Frame 1 (no input): blank canvas, image omitted
Frame 60 (no input): blank canvas, image omitted
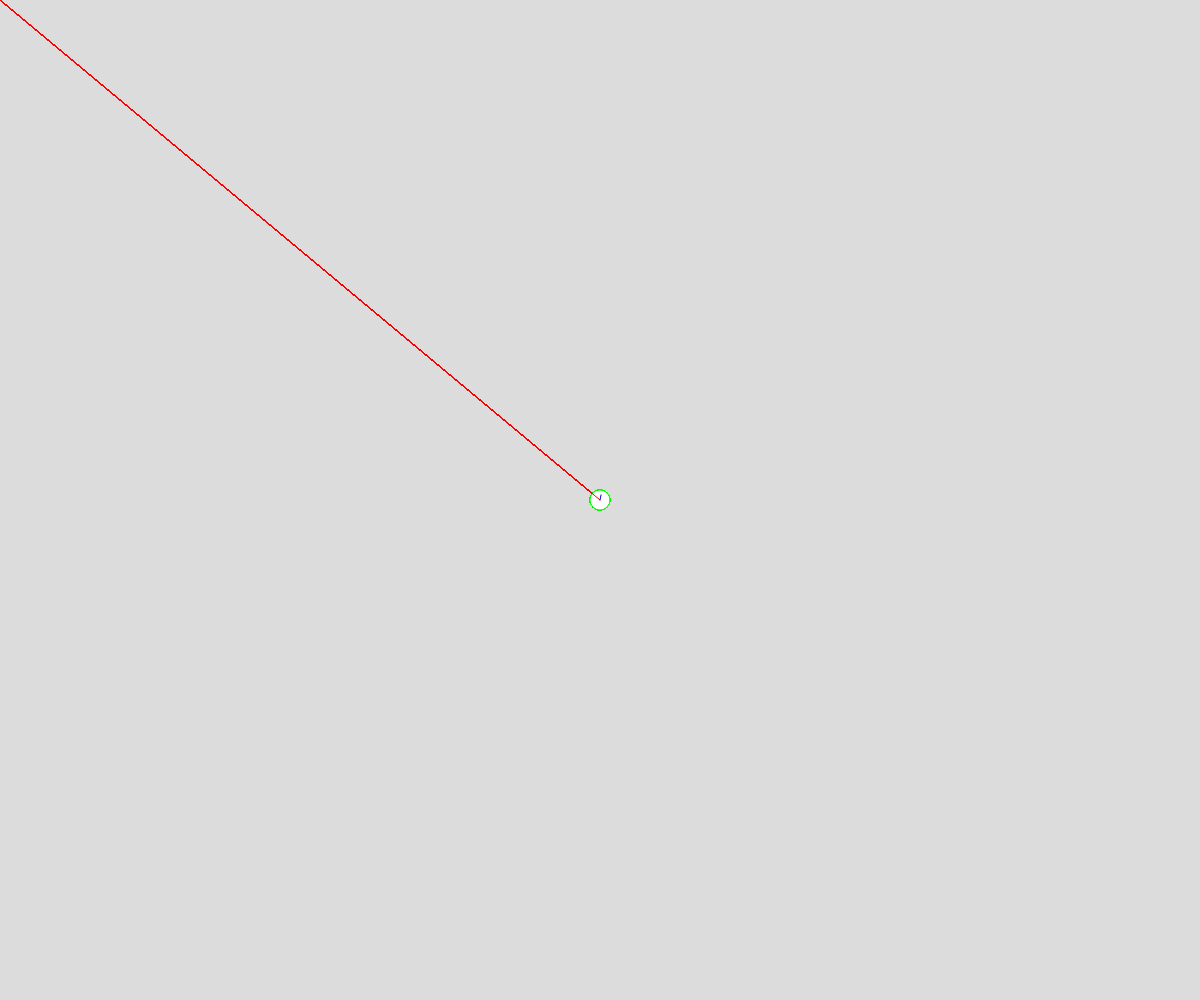
Frame 120 (the mouse pressed at the canvas centre since frame 60)

The p5.js sketch whose frames 1 and 60 were blank and that drew this single picture after the mouse press (run headless with seeded random() and noise() and a simulated clock; from frame 60 on, the mouse is pressed at the canvas centre):

// p5.js sketch
// ── sketch.js
// Working With Vectors
// Lucas F.
// Nov 21, 2025

let objects = [];

function setup() {
  createCanvas(windowWidth, windowHeight);
}

function draw() {
  background(220);
  if(mouseIsPressed){
    objects.push(new Ball(mouseX,mouseY));
  }

  for (let o of objects){
    if(keyIsDown(32)){
      o.move();
    }
    // o.calcMouse();
    o.display();
    
  }
}

class Ball{
  constructor(x,y){
    this.pos = createVector(x,y);
    this.vel = createVector(random(-5,5), -5);
    this.grav = createVector(0,0.2); // MOUSE ATTRACTOR
  }

  calcMouse(){
    // mouse vector "attractor" calculator
    this.grav = createVector(mouseX,mouseY);
    this.grav.sub(this.pos);
    this.grav.normalize(); // set hypotenuse to 1
    this.grav.mult(4); // increase by scale 4
  }

  move(){
    // update the velocity and position vectors
    this.vel.add(this.grav);
    this.vel.limit(20); // cant go outside -20 and 20
    this.pos.add(this.vel);

    // wall-floor nounce
    if(this.pos.x < 0 || this.pos.x > width){
      this.vel.x *= -1; 
    }

    if(this.pos.y > height){
      this.vel.y *= -1;
    }
    
  }

  display(){
    // display ball
    circle(this.pos.x, this.pos.y, 20);

    // display vectors
    if (true){
      stroke(255,0,0);
      line(0,0,this.pos.x,this.pos.y);

      let endX = this.pos.x+this.vel.x;
      let endY = this.pos.y+this.vel.y;

      stroke(0,0,255);
      line(this.pos.x,this.pos.y,endX,endY);

      stroke(0,255,0);
      line(endX,endY,endX + this.grav.x,endY + this.grav.y);



    }
  }

}
